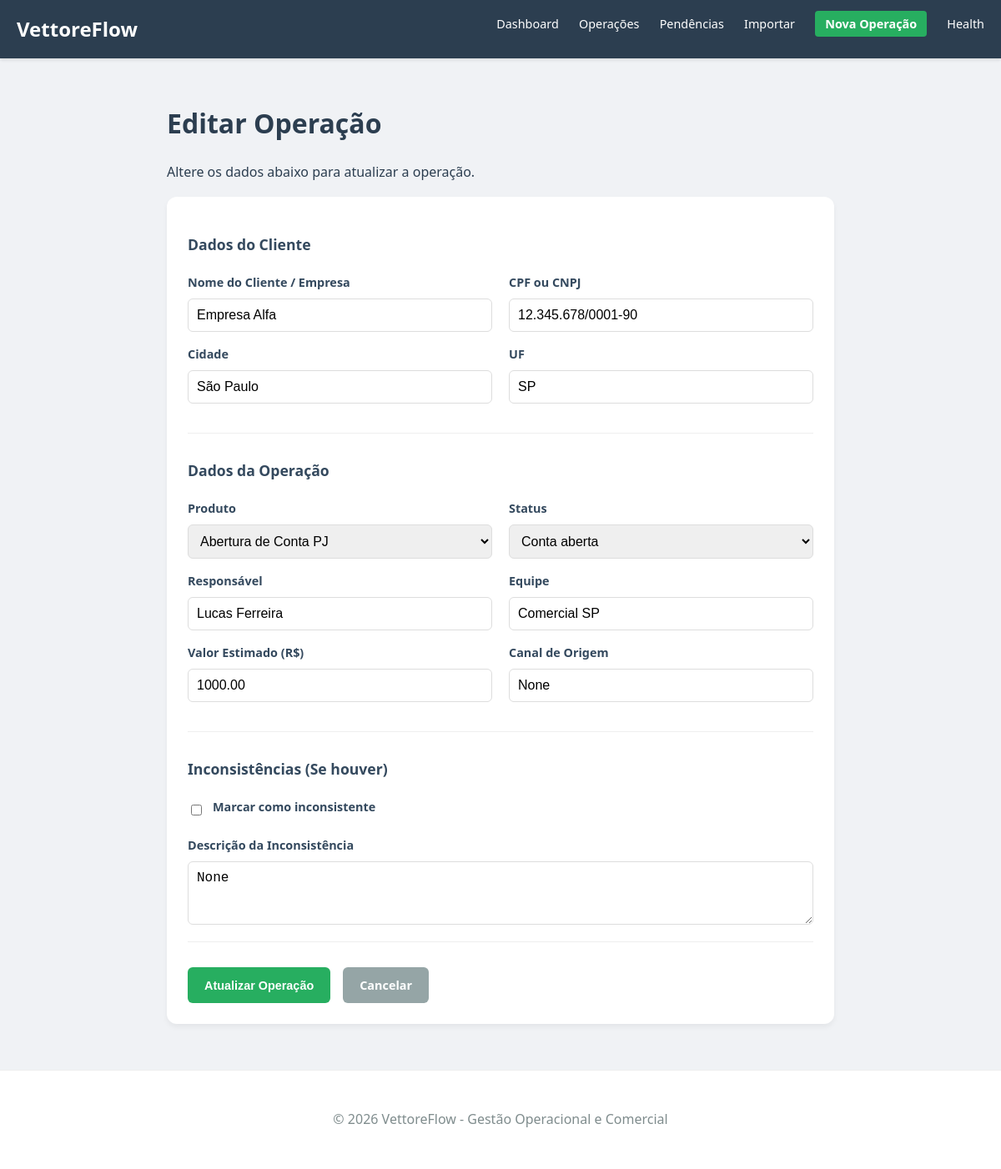
The app's page /operacoes/editar/1, older data.
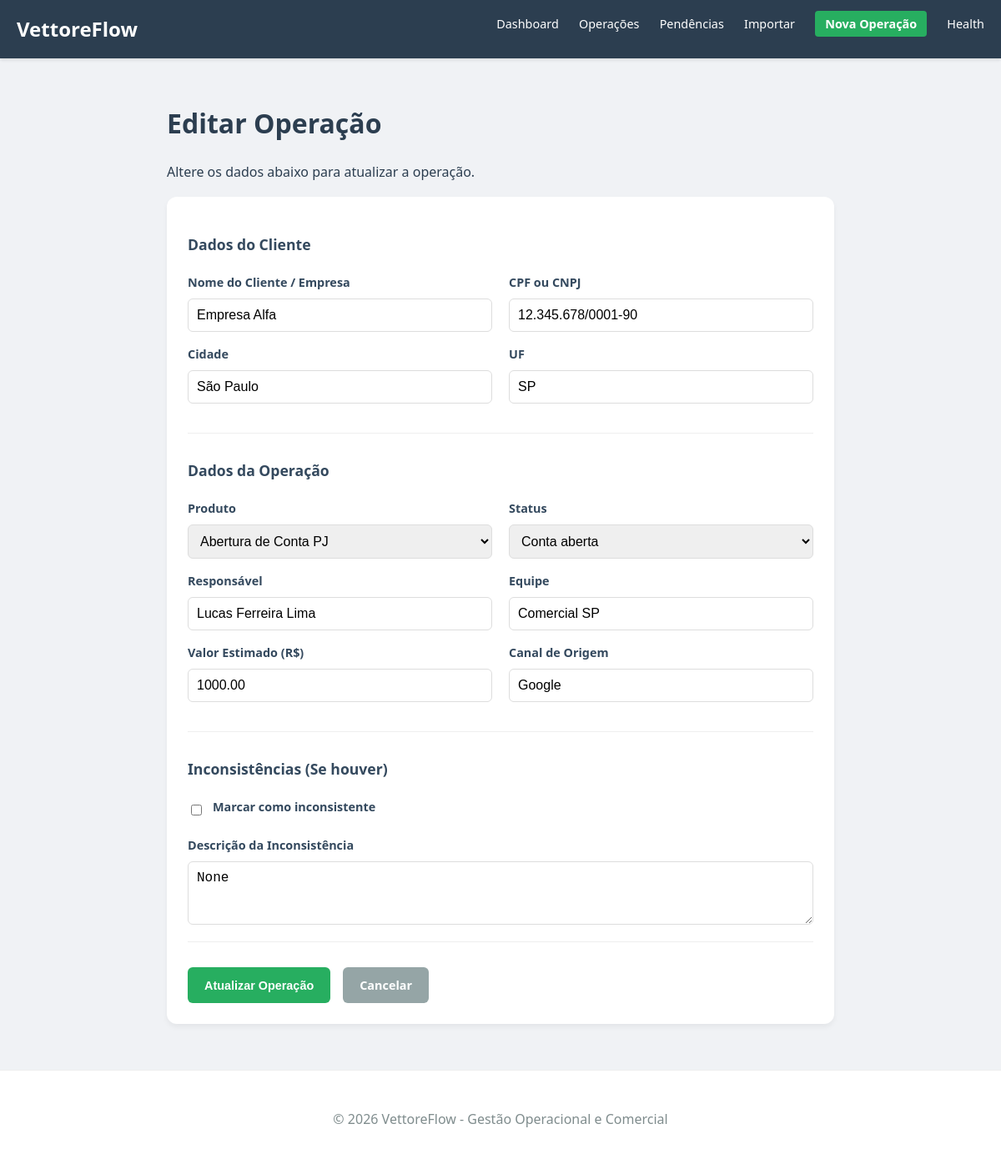
The same page, newer data.
### app/models/operacao.py (models this page shows, shortened)
class Operacao(db.Model):
    __tablename__ = 'operacoes'
    id = db.Column(db.Integer, primary_key=True)
    data_atendimento = db.Column(db.Date, nullable=False, default=datetime.utcnow)
    cliente_nome = db.Column(db.String(150), nullable=False)
    cpf_cnpj = db.Column(db.String(20), nullable=False)
    produto = db.Column(db.String(100), nullable=False)
    status = db.Column(db.String(50), nullable=False)
    canal_origem = db.Column(db.String(100))
    responsavel = db.Column(db.String(100))
    equipe = db.Column(db.String(100))
    cidade = db.Column(db.String(100))
    uf = db.Column(db.String(2))
    valor_estimado = db.Column(db.Numeric(12, 2), default=0.0)
    observacao = db.Column(db.Text)
    possui_inconsistencia = db.Column(db.Boolean, default=False)
    descricao_inconsistencia = db.Column(db.Text)
    data_criacao = db.Column(db.DateTime, default=datetime.utcnow)

### app/web/routes.py (the view)
@web.route('/operacoes/editar/<int:id>', methods=['GET', 'POST'])
def editar_operacao(id):
    operacao = OperacaoService.buscar_por_id(id)
    if not operacao:
        return "Operação não encontrada", 404
    if request.method == 'POST':
        OperacaoService.atualizar_operacao(id, request.form)
        return redirect(url_for('web.listar_operacoes'))
    return render_template('form_operacao.html', operacao=operacao)

### app/services/operacao_service.py (called while the page is built)
    @staticmethod
    def buscar_por_id(operacao_id):
        return Operacao.query.get(operacao_id)

### app/templates/form_operacao.html (shortened to what the changed rows need)
{% extends "base.html" %}
{% block content %}
    <div class="form-container">
        <h1>{{ "Editar" if operacao else "Cadastrar Nova" }} Operação</h1>
        <div class="card">
            <form action="{{ url_for('web.editar_operacao', id=operacao.id) if operacao else url_for('web.nova_operacao') }}" method="POST" class="vettore-form">
                <div class="form-section">
                    <div class="form-row">
                        <div class="form-group">
                            <label for="cliente_nome">Nome do Cliente / Empresa</label>
                            <input type="text" id="cliente_nome" name="cliente_nome" required value="{{ operacao.cliente_nome if operacao else '' }}" placeholder="Ex: João da Silva">
                        </div>
                        <div class="form-group">
                            <label for="cpf_cnpj">CPF ou CNPJ</label>
                            <input type="text" id="cpf_cnpj" name="cpf_cnpj" required value="{{ operacao.cpf_cnpj if operacao else '' }}" placeholder="Ex: 000.000.000-00">
                        </div>
                    </div>
                    <div class="form-row">
                        <div class="form-group">
                            <label for="cidade">Cidade</label>
                            <input type="text" id="cidade" name="cidade" value="{{ operacao.cidade if operacao else '' }}" placeholder="Ex: São Paulo">
                        </div>
                        <div class="form-group">
                            <label for="uf">UF</label>
                            <input type="text" id="uf" name="uf" maxlength="2" value="{{ operacao.uf if operacao else '' }}" placeholder="Ex: SP">
                        </div>
                    </div>
                </div>
                <div class="form-section">
                    <div class="form-row">
                        <div class="form-group">
                            <label for="responsavel">Responsável</label>
                            <input type="text" id="responsavel" name="responsavel" value="{{ operacao.responsavel if operacao else '' }}" placeholder="Nome do consultor">
                        </div>
                        <div class="form-group">
                            <label for="equipe">Equipe</label>
                            <input type="text" id="equipe" name="equipe" value="{{ operacao.equipe if operacao else '' }}" placeholder="Nome da equipe">
                        </div>
                    </div>
                    <div class="form-row">
                        <div class="form-group">
                            <label for="valor_estimado">Valor Estimado (R$)</label>
                            <input type="number" id="valor_estimado" name="valor_estimado" step="0.01" value="{{ operacao.valor_estimado if operacao else '0.00' }}">
                        </div>
                        <div class="form-group">
                            <label for="canal_origem">Canal de Origem</label>
                            <input type="text" id="canal_origem" name="canal_origem" value="{{ operacao.canal_origem if operacao else '' }}" placeholder="Ex: Indicação, Google, etc.">
                        </div>
                    </div>
                </div>
                <div class="form-section">
                    <div class="form-group">
                        <label for="descricao_inconsistencia">Descrição da Inconsistência</label>
                        <textarea id="descricao_inconsistencia" name="descricao_inconsistencia" rows="3" placeholder="Descreva o problema encontrado...">{{ operacao.descricao_inconsistencia if operacao else '' }}</textarea>
                    </div>
                </div>
            </form>
        </div>
    </div>
{% endblock %}

Row changes from the older to the newer data that the page shows:
changed Operacao "Empresa Alfa": responsavel "Lucas Ferreira" → "Lucas Ferreira Lima"; canal_origem "None" → "Google"
